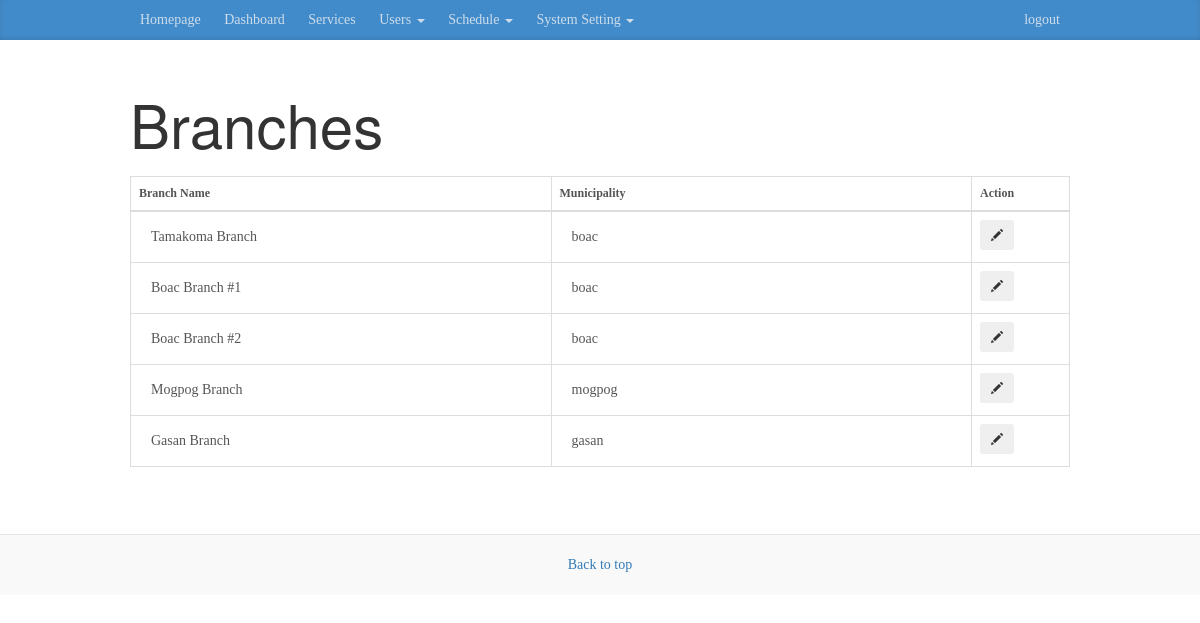
Screenshot of /branches.php (signed in) with the database file from the repository.
### tables this page shows
CREATE TABLE IF NOT EXISTS `branch` (
  `id` int(11) NOT NULL,
  `municipality` varchar(255) DEFAULT NULL,
  `name` varchar(255) DEFAULT NULL,
  `deleted` int(11) DEFAULT '0'
);

### backend/model.php (called while the page is built, shortened)
<?php
class Model {
	protected $db;
	public function __construct(){
		$server 	= "localhost";
		$db 		= "echurch";
		$username 	= "root";
		$charset 	= "utf8";
		$password 	= "";
		$db = new PDO("mysql:host=$server;dbname=$db;charset=$charset", $username, $password);
		$this->db = $db;
		$x = $this->getAllActiveLineman();
		$this->getSetting();
	}
	public function getAllActiveLineman(){
		$records = array();
		$stmnt   = $this->db->prepare("
				SELECT t1.id,CONCAT(t2.firstname,t2.lastname) as name FROM user t1
				left join info t2 on t1.id = t2.userid
				WHERE t1.type = ?
				AND t1.deleted = 0
			");
		$stmnt->execute(array("line_man"));
		return $records;
	}
	public function getAllBranches(){
		$records = array();
		$stmnt 	= $this->db->query("
				SELECT *
				FROM branch
			");
		while($row = $stmnt->fetch()){
			$records[] = $row;
		}
		return $records;
	}
	public function getSetting(){
		return  $this->db->query("SELECT * FROM setting LIMIT 1")->fetch();
	}
}

### backend/process.php (called while the page is built)
<?php
      include_once "model.php";
      $model = new Model();

### branches.php (the view, shortened to what this page needs)
<!DOCTYPE html>
<html lang="en">
  <head>
    <link href="css/bootstrap.min.css" rel="stylesheet">
    <link href="css/blog.css" rel="stylesheet">
  </head>
  <body>
    <?php include_once "header.php"; ?>
    <div class="container">
      <div class="blog-header">
        <h1 class="blog-title">Branches</h1>
      </div>
      <div class="row">
        <div class="col-sm-12 blog-main">
           <?php $branch = $model->getAllBranches(); ?>
          <table class="table table-bordered table-hover">
              <thead>
                  <tr>
                      <th>Branch Name</th>
                      <th>Municipality</th>
                      <th>Action</th>
                  </tr>
              </thead>
              <tbody>
                  <?php foreach($branch as $idx => $b): ?>
                  <tr data-id="<?= $b['id'];?>">
                      <td class="name">
                        <input type="text" readonly class="form-control disabled" value="<?= $b['name'];?>">
                      </td>
                      <td class="municipality">
                        <input type="text" readonly class="form-control disabled" value="<?= $b['municipality'];?>">
                      </td>
                      <td>
                        <button class="edit btn btn-sm"><span class="glyphicon glyphicon-pencil"></span></button>
                      </td>
                  </tr>
                  <?php endforeach ?>
              </tbody>
          </table>
          <br>
        </div>
      </div>
    </div>
    <footer class="blog-footer">
      <p>
        <a href="#">Back to top</a>
      </p>
    </footer>
  </body>
</html>

### css/blog.css (style rules this page uses)
body { font-family: Georgia, "Times New Roman", Times, serif; color: #555; }
h1, .h1, h2, .h2, h3, .h3, h4, .h4, h5, .h5, h6, .h6,button { margin-top: 0; font-family: "Helvetica Neue", Helvetica, Arial, sans-serif; font-weight: normal; color: #333; }
@media (min-width: 1200px) { .container { width: 970px; } }
.blog-header { padding-top: 20px; padding-bottom: 20px; }
.blog-title { margin-top: 30px; margin-bottom: 0; font-size: 60px; font-weight: normal; }
.blog-main { font-size: 18px; line-height: 1.5; }
.blog-footer { margin-top: 20px; padding: 20px 0; color: #999; text-align: center; background-color: #f9f9f9; border-top: 1px solid #e5e5e5; }
.blog-footer p:last-child { margin-bottom: 0; }
table { font-size: 12px; font-family: 'tahoma'; }

### branches.php (style rules this page uses)
.disabled { border: 0px; box-shadow: 0px 0px 0px transparent; background: white!important; }

### rows the page displays
branch: name "Tamakoma Branch", municipality "boac"
branch: name "Boac Branch #1", municipality "boac"
branch: name "Boac Branch #2", municipality "boac"
branch: name "Mogpog Branch", municipality "mogpog"
branch: name "Gasan Branch", municipality "gasan"
